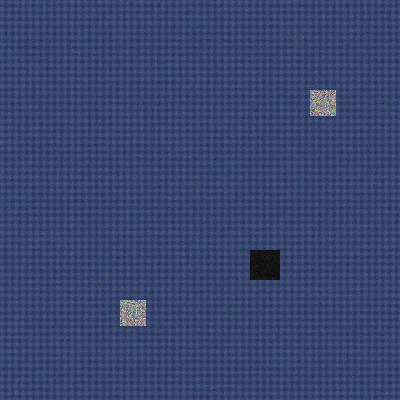
#> input picture CHAKRAVARTHY J/reports/sample_denim_garment.jpg, 400 x 400 px
$ python -i color_detector.py   (imports and definitions only)
#> lines starting #> are read from the running program, lines starting #| are printed output that depends on the picture
#> further down, picture is the input picture: shape (400, 400, 3); mean B, G, R 109.6, 69.8, 55.2
import cv2
import numpy as np


class ColorDetector:

    @staticmethod
    def detect(image):

        height, width = image.shape[:2]
#> height = 400; width = 400

        rgb = cv2.cvtColor(
            image,
            cv2.COLOR_BGR2RGB,
        )

        hsv = cv2.cvtColor(
            image,
            cv2.COLOR_BGR2HSV,
        )
#> hsv: shape (400, 400, 3); mean H, S, V 111.7, 127.6, 109.7

        gray = cv2.cvtColor(
            image,
            cv2.COLOR_BGR2GRAY,
        )
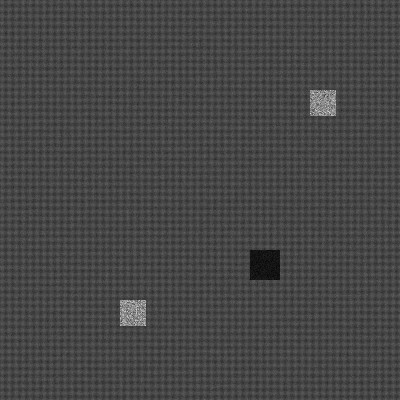
#> gray: shape (400, 400); min 5, max 219, mean 69.9

        brightness = float(
            np.mean(gray)
        )
#> brightness = 69.91

        contrast = float(
            np.std(gray)
        )
#> contrast = 11.85

        # --------------------------------------------------
        # Average RGB
        # --------------------------------------------------

        average = rgb.mean(
            axis=0
        ).mean(axis=0)
#> average = [55.23, 69.82, 109.6]

        red = int(average[0])
#> red = 55
        green = int(average[1])
#> green = 69
        blue = int(average[2])
#> blue = 109

        # --------------------------------------------------
        # Dominant / Secondary Colors
        # --------------------------------------------------

        dominant = ColorDetector.get_color_name(
            red,
            green,
            blue,
        )
#> dominant = 'Blue'

        second = ColorDetector.get_secondary_color(
            red,
            green,
            blue,
        )

        # --------------------------------------------------
        # Color Palette
        #
        # ImageProcessor expects:
        #
        # color_data["color_palette"]
        #
        # Return a useful palette rather than only
        # the dominant color.
        # --------------------------------------------------

        color_palette = ColorDetector.get_color_palette(
            rgb
        )

        return {

            "image_width": width,

            "image_height": height,

            "brightness": round(
                brightness,
                2,
            ),

            "contrast": round(
                contrast,
                2,
            ),

            "rgb": f"{red}, {green}, {blue}",

            "dominant_color": dominant,

            "secondary_color": second,

            "color_palette": color_palette,

        }

    # ======================================================
    # COLOR NAME
    # ======================================================

    @staticmethod
    def get_color_name(
        r,
        g,
        b,
    ):

        if max(r, g, b) < 40:
            return "Black"

        if min(r, g, b) > 220:
            return "White"

        if (
            abs(r - g) < 15
            and abs(g - b) < 15
        ):
            return "Gray"

        if (
            r > 180
            and g < 90
            and b < 90
        ):
            return "Red"

        if (
            r > 150
            and g > 80
            and b < 70
        ):
            return "Orange"

        if (
            r > 180
            and g > 180
            and b < 90
        ):
            return "Yellow"

        if (
            g > r
            and g > b
        ):
            return "Green"

        if (
            b > r
            and b > g
        ):
            return "Blue"

        if (
            r > 120
            and b > 120
        ):
            return "Purple"

        if (
            r > 120
            and g > 80
            and b > 60
        ):
            return "Brown"

        if (
            r > 180
            and b > 180
        ):
            return "Pink"

        return "Multicolor"

    # ======================================================
    # SECONDARY COLOR
    # ======================================================

    @staticmethod
    def get_secondary_color(
        r,
        g,
        b,
    ):

#> called with r = 55, g = 69, b = 109
        values = {

            "Red": r,

            "Green": g,

            "Blue": b,

        }
#> values = {'Red': 55, 'Green': 69, 'Blue': 109}

        values = sorted(
            values.items(),
            key=lambda x: x[1],
            reverse=True,
        )
#> values = [('Blue', 109), ('Green', 69), ('Red', 55)]
#> in detect, `second = ColorDetector.get_secondary_color( red, green, blue, )`: second = 'Green'

        return values[1][0]

    # ======================================================
    # COLOR PALETTE
    # ======================================================

    @staticmethod
    def get_color_palette(
        rgb_image,
        k=5,
    ):
        """
        Extract a compact color palette from the image.

        Returns a list of human-readable color names.

        Example:

        [
            "Blue",
            "Gray",
            "White",
            "Black",
            "Purple"
        ]
        """
#> called with k = 5

        # --------------------------------------------------
        # Resize for faster processing
        # --------------------------------------------------

        small = cv2.resize(
            rgb_image,
            (
                100,
                100,
            ),
            interpolation=cv2.INTER_AREA,
        )

        pixels = small.reshape(
            -1,
            3,
        ).astype(
            np.float32
        )

        # --------------------------------------------------
        # Remove extreme noise
        # --------------------------------------------------

        if len(pixels) == 0:
            return []

        # --------------------------------------------------
        # Simple color quantization
        #
        # We deliberately avoid requiring sklearn.
        # --------------------------------------------------

        criteria = (
            cv2.TERM_CRITERIA_EPS
            + cv2.TERM_CRITERIA_MAX_ITER,
            20,
            1.0,
        )

        attempts = 3

        try:

            _, labels, centers = cv2.kmeans(
                pixels,
                k,
                None,
                criteria,
                attempts,
                cv2.KMEANS_PP_CENTERS,
            )
#> labels = 10000 values, max 4 at index 101, min 0 at index 1, mean 1.86; centers = [[54.61, 69.45, 109.7], [139.3, 138.7, 140.9], [21.02, 22.3, 26.12], [60.78, 75.48, 115.7], [48.75, 63.56, 103.7]]

        except Exception:

            # Safe fallback if k-means cannot run
            average = pixels.mean(
                axis=0
            )

            return [
                ColorDetector.get_color_name(
                    int(average[0]),
                    int(average[1]),
                    int(average[2]),
                )
            ]

        # --------------------------------------------------
        # Count cluster sizes
        # --------------------------------------------------

        labels = labels.flatten()

        counts = np.bincount(
            labels,
            minlength=k,
        )
#> counts = [4583, 75, 57, 2720, 2565]

        # Largest clusters first
        order = np.argsort(
            counts
        )[::-1]
#> order = [0, 3, 4, 1, 2]

        palette = []

        for index in order:

            if counts[index] <= 0:
                continue

            center = centers[index]

            r = int(
                np.clip(
                    center[0],
                    0,
                    255,
                )
            )

            g = int(
                np.clip(
                    center[1],
                    0,
                    255,
                )
            )

            b = int(
                np.clip(
                    center[2],
                    0,
                    255,
                )
            )

            color_name = ColorDetector.get_color_name(
                r,
                g,
                b,
            )

            if color_name not in palette:

                palette.append(
                    color_name
                )

            if len(palette) >= 5:
                break
#> this loop made 5 passes
#> (index, center, r, g, b, color_name) on passes 2 to 5: (3, [60.78, 75.48, 115.7], 60, 75, 115, 'Blue'), (4, [48.75, 63.56, 103.7], 48, 63, 103, 'Blue'), (1, [139.3, 138.7, 140.9], 139, 138, 140, 'Gray'), (2, [21.02, 22.3, 26.12], 21, 22, 26, 'Black')
#> (center, r, g, b, color_name) on pass 1: ([54.61, 69.45, 109.7], 54, 69, 109, 'Blue')
#> after the loop, palette = ['Blue', 'Gray', 'Black']

        # --------------------------------------------------
        # Guarantee a non-empty result
        # --------------------------------------------------

        if not palette:

            average = pixels.mean(
                axis=0
            )

            palette.append(
                ColorDetector.get_color_name(
                    int(average[0]),
                    int(average[1]),
                    int(average[2]),
                )
            )

        return palette

>>> import cv2
>>> picture = cv2.imread('../../../CHAKRAVARTHY J/reports/sample_denim_garment.jpg')
>>> result = ColorDetector().detect(picture)
#> result = {'image_width': 400, 'image_height': 400, 'brightness': 69.91, 'contrast': 11.85, 'rgb': '55, 69, 109', 'dominant_color': 'Blue', 'secondary_color': 'Green', 'color_palette': ['Blue', 'Gray', 'Black']}
